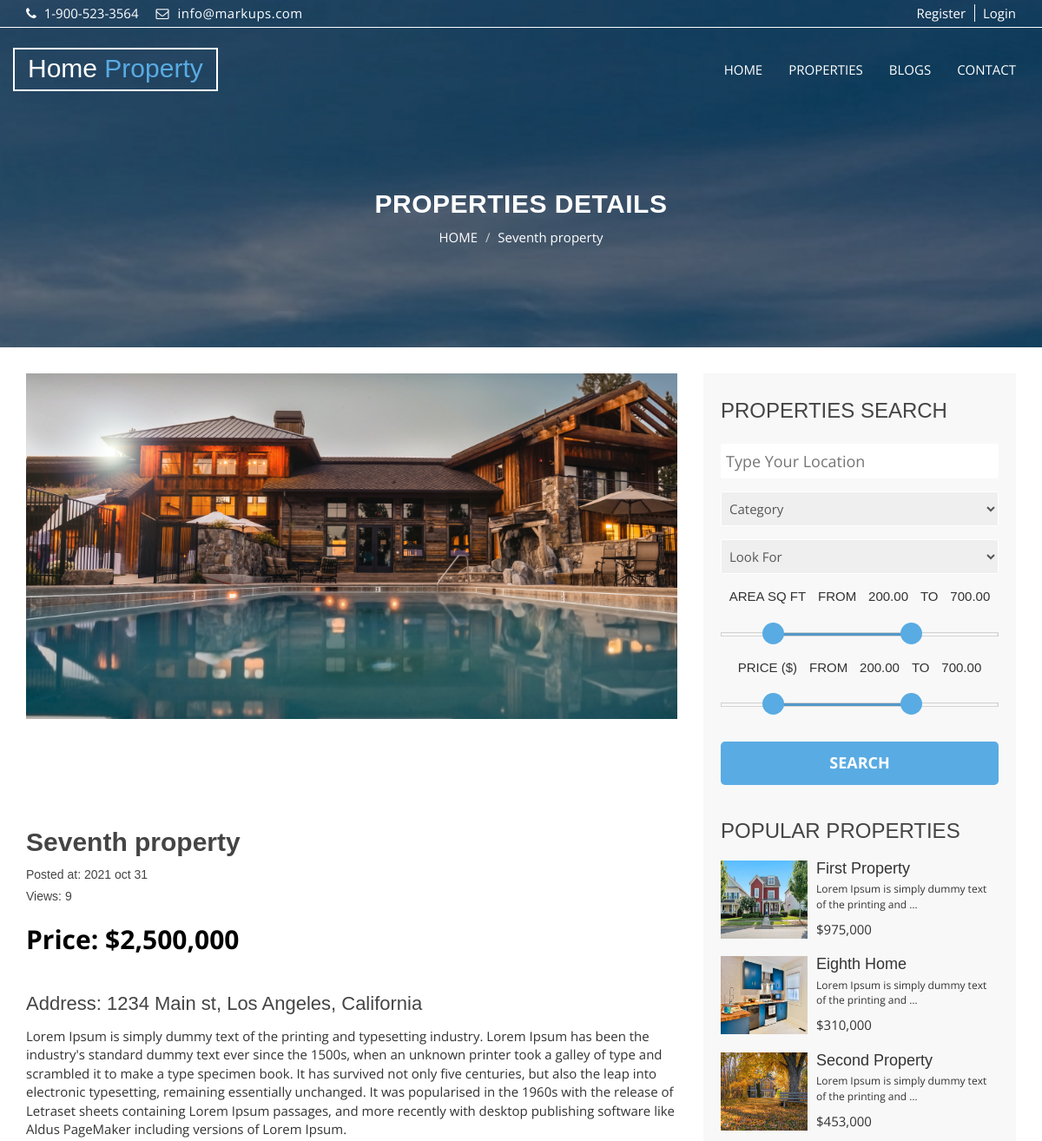
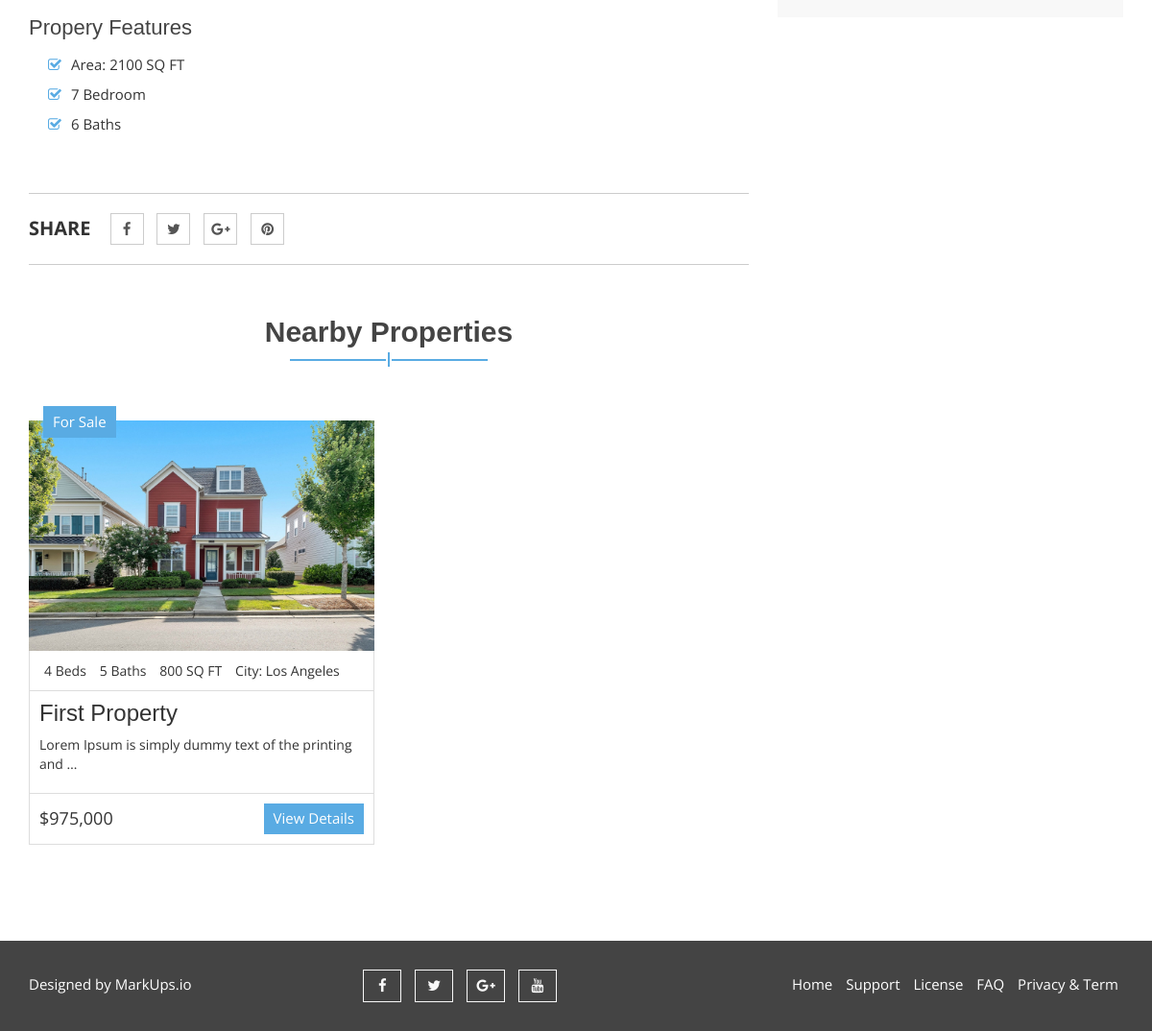
The page /properties/27/ on the database its author committed (2 pictures, top to bottom).
### property/models.py (models this page shows, shortened)
class Property(models.Model):
    property_choices = [
        ('FS', 'For Sale'),
        ('FR', 'For Rent'),
        ('SL', 'Sold Out')
    ]
    STATUS = [
        ('Nor', 'Normal'),
        ('Exc', 'Exclusive')
    ]
    status = models.CharField(max_length=3, choices=STATUS, default='Nor')
    author = models.ForeignKey(User, on_delete=models.CASCADE, null = True)
    title = models.CharField(max_length=255, verbose_name = "Title")
    property_status = models.CharField(max_length = 2, choices = property_choices, verbose_name = "Property status")
    address = models.CharField(max_length=255, verbose_name = "Address")
    state = models.CharField(max_length=255, verbose_name = "State")
    city = models.CharField(max_length=255, verbose_name = "City")
    description = models.TextField(blank = True, verbose_name = 'Description')
    category = models.ForeignKey("Category", related_name = "property", verbose_name = "Category", on_delete = models.CASCADE, blank = True, null=True)
    price = models.PositiveIntegerField(verbose_name = 'Price')
    bedrooms = models.PositiveIntegerField(verbose_name = 'Bedrooms', default = 0)
    bathrooms = models.PositiveIntegerField(verbose_name = 'Bathrooms', default = 0)
    garage = models.PositiveIntegerField(default = 0, verbose_name = 'Garage')
    sqft = models.PositiveIntegerField(verbose_name = "Area", help_text = 'in SQFT')
    MainPhoto = models.ImageField(upload_to = "Properties/")
    photo_1 = models.ImageField(upload_to = "Properties/", blank = True, null = True)
    photo_2 = models.ImageField(upload_to = "Properties/", blank = True, null = True)
    photo_3 = models.ImageField(upload_to = "Properties/", blank = True, null = True)
    photo_4 = models.ImageField(upload_to = "Properties/", blank = True, null = True)
    photo_5 = models.ImageField(upload_to = "Properties/", blank = True, null = True)
    photo_6 = models.ImageField(upload_to = "Properties/", blank = True, null = True)
    views = models.IntegerField(default = 0)
    pub_date = models.DateTimeField(auto_now_add = True)
    update_date = models.DateTimeField(auto_now = True, auto_now_add = False)
    class Meta:
        ordering = ('-pub_date',)
        verbose_name = 'Property'
        verbose_name_plural = 'Properties'

### property/views.py (the view)
# urls.py: path("properties/<int:pk>/", views.PropertyDetailView.as_view(), name = "Properties-Detail"),
class PropertyDetailView(DetailView):
    model = Property
    template_name = 'property/properties-detail.html'
    context_object_name = 'property'
    def get_context_data(self, **kwargs):
        context = super().get_context_data(**kwargs)
        context['nearby_properties'] = Property.objects.order_by('?').filter(city=self.object.city).exclude(id=self.object.pk)[:2]
        context['popular_properties'] = Property.objects.order_by('-views').exclude(id=self.object.pk)[:3]
        context['categories'] = Category.objects.all()
        context['property_choices'] = dict(Property.property_choices)
        return context
    def get_object(self):
        obj = super().get_object()
        obj.views += 1
        obj.save()
        return obj

### property/templates/property/properties-detail.html (shortened to what this page needs)
{% extends "base.html" %}
{% load static %}
{%load humanize%}
{% block content %}
  <section id="aa-property-header">
    <div class="container">
      <div class="row">
        <div class="col-md-12">
          <div class="aa-property-header-inner">
            <h2>Properties Details</h2>
            <ol class="breadcrumb">
            <li><a href="#">HOME</a></li>
            <li class="active">{{property.title}}</li>
          </ol>
          </div>
        </div>
      </div>
    </div>
  </section>
  <section id="aa-properties">
    <div class="container">
      <div class="row">
        <div class="col-md-8">
          <div class="aa-properties-content">
            <div class="aa-properties-details">
             <div class="aa-properties-details-img">
              <img src="{{property.MainPhoto.url}}" alt="img">
             </div>
             <div class="aa-properties-info">
               <h2>{{property.title}}</h2>
               <h5>Posted at: {{property.pub_date|date:"Y b d"}}</h5>
               <h5>Views: {{property.views}}</h5>
               <span class="aa-price">Price: ${{property.price|intcomma}}</span>
               <h4>Address: {{property.address}}, {{property.city}}, {{property.state}}</h4>
               <p>{{property.description}}</p>
               <h4>Propery Features</h4>
               <ul>
                 <li>Area: {{property.sqft}} SQ FT</sup></var></li>
                 <li>{{property.bedrooms}} Bedroom</li>
                 <li>{{property.bathrooms}} Baths</li>
               </ul>
             </div>
             <div class="aa-properties-social">
               <ul>
                 <li>Share</li>
                 <li><a href="#"><i class="fa fa-facebook"></i></a></li>
                 <li><a href="#"><i class="fa fa-twitter"></i></a></li>
                 <li><a href="#"><i class="fa fa-google-plus"></i></a></li>
                 <li><a href="#"><i class="fa fa-pinterest"></i></a></li>
               </ul>
             </div>
             <div class="aa-nearby-properties">
               <div class="aa-title">
                 <h2>Nearby Properties</h2>
                 <span></span>
               </div>
               <div class="aa-nearby-properties-area">
                 <div class="row">
                  {% for near_p in nearby_properties %}
                   <div class="col-md-6">
                     <article class="aa-properties-item">
                        <a class="aa-properties-item-img" href="#">
                          <img alt="img" src="{{near_p.MainPhoto.url}}">
                        </a>
                        {% if near_p.get_property_status_display == "For Sale" %}
                        <div class="aa-tag for-sale">
                          {{near_p.get_property_status_display}}
                        </div>
                        {% elif near_p.get_property_status_display == "For Rent"%}
                        <div class="aa-tag for-rent">
                          {{near_p.get_property_status_display}}
                        </div>
                        {% else %}
                        <div class="aa-tag sold-out">
                          {{near_p.get_property_status_display}}
                        </div>
                        {% endif %}
                        <div class="aa-properties-item-content">
                          <div class="aa-properties-info">
                            <span>{{near_p.bedrooms}} Beds</span>
                            <span>{{near_p.bathrooms}} Baths</span>
                            <span>{{near_p.sqft}} SQ FT</span>
                            <span>City: {{near_p.city}}</span>
                          </div>
                          <div class="aa-properties-about">
                            <h3><a href="{% url 'Properties-Detail' near_p.id %}">{{near_p.title}}</a></h3>
                            <p>{{near_p.description|truncatewords:10}}</p>
                          </div>
                          <div class="aa-properties-detial">
                            <span class="aa-price">
                              ${{near_p.price|intcomma}}
                            </span>
                            <a class="aa-secondary-btn" href="{% url 'Properties-Detail' near_p.id %}">View Details</a>
                          </div>
                        </div>
                      </article>
                   </div>
                  {% endfor %}
                 </div>
               </div>
             </div>
            </div>
          </div>
        </div>
        {% include 'property/sidebar.html' %}
      </div>
    </div>
  </section>
{% endblock %}

### property/templates/property/sidebar.html (shortened to what this page needs)
{%load humanize%}
<div class="col-md-4">
    <aside class="aa-properties-sidebar">
    <div class="aa-properties-single-sidebar">
        <h3>Properties Search</h3>
        <form action="{% url 'Search' %}" method='GET' name='search_form'>
        <div class="aa-single-advance-search">
            <input type="text" placeholder="Type Your Location" name="location" value={%if request.GET.location%}
            "{{request.GET.location}}"{%else%}""{%endif%}>
        </div>
        <div class="aa-single-advance-search">
            <select id="" name="category">
            <option value="">Category</option>
            </select>
        </div>
        <div class="aa-single-advance-search">
            <select id="" name="look_for">
            <option value="">Look For</option>
            </select>
        </div>
        <div class="aa-single-filter-search">
            <span>AREA SQ FT</span>
            <span>FROM</span>
            <span id="skip-value-lower" class="example-val">200.00</span>
            <span>TO</span>
            <span id="skip-value-upper" class="example-val">100.00</span>
            <div id="aa-sqrfeet-range" class="noUi-target noUi-ltr noUi-horizontal noUi-background">
            </div>
        </div>
        <div class="aa-single-filter-search">
            <span>PRICE ($)</span>
            <span>FROM</span>
            <span id="skip-value-lower2" class="example-val">30.00</span>
            <span>TO</span>
            <span id="skip-value-upper2" class="example-val">100.00</span>
            <div id="aa-price-range" class="noUi-target noUi-ltr noUi-horizontal noUi-background">
            </div>
        </div>
        <div class="aa-single-advance-search">
            <input type="submit" value="Search" class="aa-search-btn">
        </div>
        </form>
    </div>
    <div class="aa-properties-single-sidebar">
        <h3>Popular Properties</h3>
        {% for pp in popular_properties %}
        <div class="media">
            <div class="media-left">
            <a href="{% url 'Properties-Detail' pp.id %}">
                <img class="media-object" src="{{pp.MainPhoto.url}}" alt="{{pp.title}}">
            </a>
            </div>
            <div class="media-body">
            <h4 class="media-heading"><a href="{% url 'Properties-Detail' pp.id %}">{{pp.title}}</a></h4>
            <p>{{pp.description|truncatewords:10}}</p>
            <span>${{pp.price|intcomma}}</span>
            </div>
        </div>
        {% endfor %}
    </div>
    </aside>
</div>

### static/css/nouislider.css (style rules this page uses)
.noUi-target, .noUi-target * { -webkit-touch-callout: none; -webkit-user-select: none; -ms-touch-action: none; touch-action: none; -ms-user-select: none; -moz-user-select: none; user-select: none; -moz-box-sizing: border-box; box-sizing: border-box; }
.noUi-target { position: relative; direction: ltr; }
.noUi-horizontal { height: 5px; }
.noUi-background { background: #FAFAFA; box-shadow: inset 0 1px 1px #f0f0f0; }
.noUi-target { border-radius: 0px; border: 1px solid #D3D3D3; box-shadow: inset 0 1px 1px #F0F0F0, 0 3px 6px -5px #BBB; margin-top: 30px; margin-bottom: 10px; }

### static/css/theme-color/default-theme.css (style rules this page uses)
h2 { color: #59abe3; }
.aa-secondary-btn { background-color: #59abe3; }
.aa-title span { background-color: #59abe3; }
.aa-title span:before { background-color: #59abe3; }
.aa-title span:after { background-color: #59abe3; }
.aa-properties-item .for-sale { background-color: #59abe3; }
#aa-property-header .aa-property-header-inner .breadcrumb li.active { color: #59abe3; }
#aa-properties .aa-properties-sidebar .aa-properties-single-sidebar .aa-single-advance-search .aa-search-btn { background-color: #59abe3; }
.aa-properties-details .aa-properties-info ul li:before { color: #59abe3; }

### rows shown on the page
Property: title "Seventh property", MainPhoto (picture), pub_date "2021 oct 31", views "9", price "2,500,000", address "1234 Main st", city "Los Angeles", state "California", description "Lorem Ipsum is simply dummy text of the printing and typesetting industry. Lorem Ipsum has been the industry's standard dummy text ever since the 1500s, when an unknown printer took a galley of type and scrambled it to make a type specimen book. It has survived not only five centuries, but also the leap into electronic typesetting, remaining essentially unchanged. It was popularised in the 1960s with the release of Letraset sheets containing Lorem Ipsum passages, and more recently with desktop publishing software like Aldus PageMaker including versions of Lorem Ipsum.", sqft "2100", bedrooms "7", bathrooms "6"
Property: MainPhoto (picture), property_status "For Sale", bedrooms "4", bathrooms "5", sqft "800", city "Los Angeles", title "First Property", description "Lorem Ipsum is simply dummy text of the printing and …", price "975,000"
Property: MainPhoto (picture), title "Eighth Home", description "Lorem Ipsum is simply dummy text of the printing and …", price "310,000"
Property: MainPhoto (picture), title "Second Property", description "Lorem Ipsum is simply dummy text of the printing and …", price "453,000"
